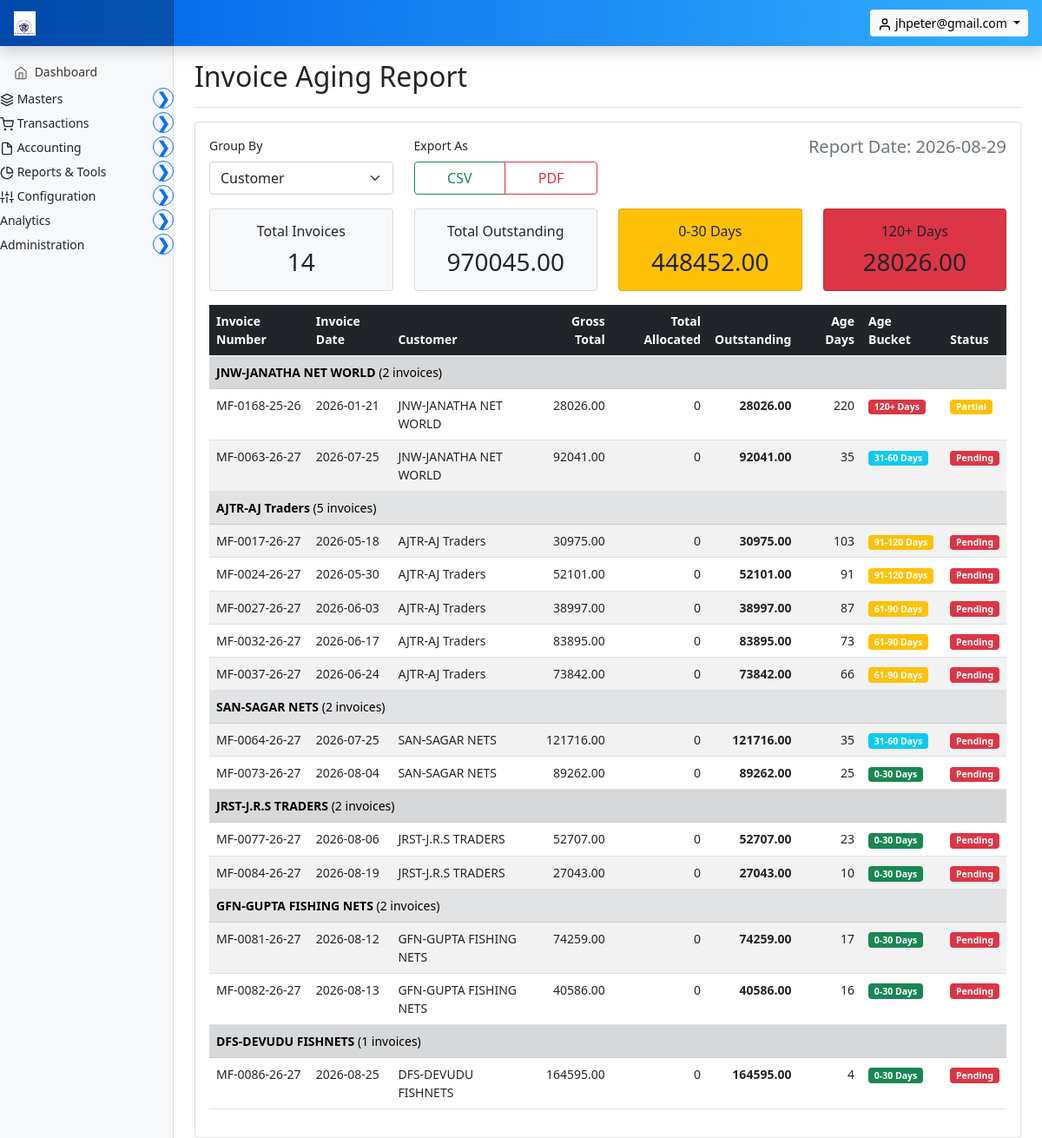
/invoice/invoice-aging-report (signed in), run on an earlier commit of the app's database.
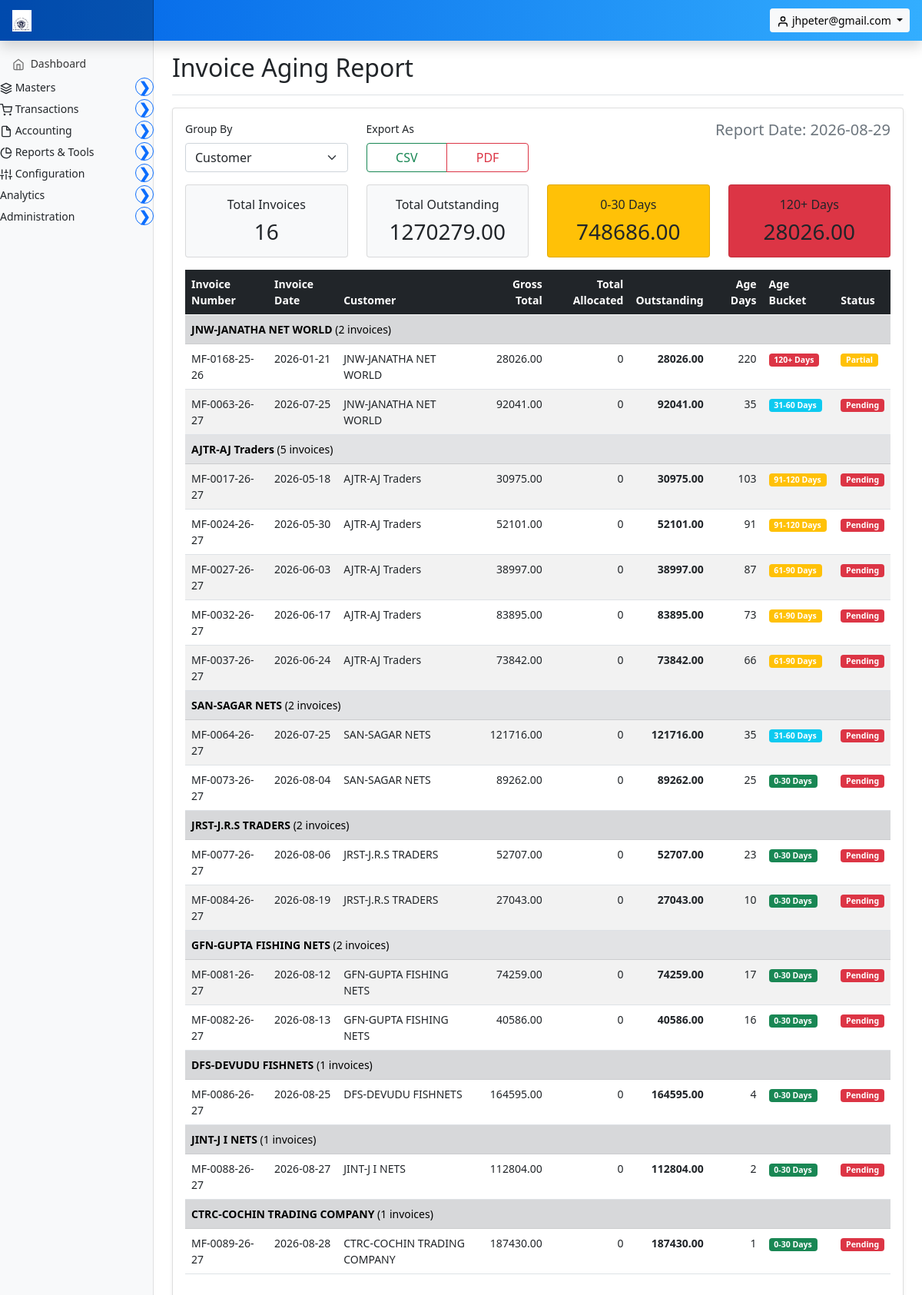
And on a later commit of the database.
### marania_invoice_app/models.py (models this page shows, shortened)
class Invoice(models.Model):
    invoice_date = models.DateField(null=True, blank=True, default=date.today)
    invoice_number = models.CharField(max_length=50, unique=True, null=True)
    customer_code = models.CharField(max_length=50, unique=False, null=True)
    customer_name = models.CharField(max_length=100, null=True)
    customer_gst = models.CharField(max_length=20, null=True, blank=True)
    customer_address = models.TextField(null=True, blank=True)
    customer_contact = models.CharField(max_length=30, null=True, blank=True)
    customer_email = models.EmailField(null=True, blank=True)
    ship_to_customer_code = models.CharField(max_length=50, unique=False, null=True)
    ship_to_customer_name = models.CharField(max_length=100, null=True)
    ship_to_customer_gst = models.CharField(max_length=20, null=True, blank=True)
    ship_to_customer_address = models.TextField(null=True, blank=True)
    ship_to_customer_contact = models.CharField(max_length=30, null=True, blank=True)
    ship_to_customer_email = models.EmailField(null=True, blank=True)
    dispatched_through = models.CharField(max_length=100, null=True, blank=True)
    destination = models.CharField(max_length=200, null=True, blank=True)
    vehicle_name_number = models.CharField(max_length=100, null=True, blank=True)
    transporter_gst = models.CharField(max_length=100, null=True, blank=True)
    quantity_total  = models.DecimalField(max_digits=10, decimal_places=2, blank=True, null=True, default=Decimal('0.00'))
    subtotal = models.DecimalField(max_digits=14, decimal_places=2, default=Decimal('0.00'))
    cgst_amount = models.DecimalField(max_digits=14, decimal_places=2, default=Decimal('0.00'))
    sgst_amount = models.DecimalField(max_digits=14, decimal_places=2, default=Decimal('0.00'))
    igst_amount = models.DecimalField(max_digits=14, decimal_places=2, default=Decimal('0.00'))
    round_off = models.DecimalField(max_digits=10, decimal_places=2, default=Decimal('0.00'))
    gross_total = models.DecimalField(max_digits=14, decimal_places=2, default=Decimal('0.00'))
    payment_status = models.CharField(max_length=20,
        choices=[
            ('Pending', 'Pending'),
            ('Partial', 'Partial'),
            ('Paid', 'Paid'),
            ('WrittenOff', 'Written Off'),
            ('Cancelled', 'Cancelled'),
        ],
        default='Pending')
    remark = models.CharField(max_length=1024, null=True, blank=True,default="")

### marania_invoice_app/views.py (the view, shortened to what this page needs)
# urls.py: path('invoice-aging-report', views.invoice_aging_report, name='invoice_aging_report'),
def invoice_aging_report(request):
    from .models import Invoice, PaymentAllocation, PaymentReceipt
    from datetime import date, timedelta
    from decimal import Decimal
    import csv
    from django.http import HttpResponse
    group_by = request.GET.get('group_by', 'customer')  # customer, age, none
    export_format = request.GET.get('export', None)  # csv, pdf, or None
    invoices = Invoice.objects.filter(
        payment_status__in=['Pending', 'Partial']
    ).exclude(
        payment_status__in=['Paid', 'WrittenOff', 'Cancelled']
    )
    aging_data = []
    today = date.today()
    for invoice in invoices:
        total_allocated = PaymentAllocation.objects.filter(
            invoice__invoice_number=invoice.invoice_number
        ).aggregate(
            total=Sum('allocated_amount')
        )['total'] or Decimal('0')
        outstanding = invoice.gross_total - total_allocated
        if invoice.invoice_date:
            age_days = (today - invoice.invoice_date).days
        else:
            age_days = 0
        if age_days <= 30:
            age_bucket = '0-30 Days'
        elif age_days <= 60:
            age_bucket = '31-60 Days'
        elif age_days <= 90:
            age_bucket = '61-90 Days'
        elif age_days <= 120:
            age_bucket = '91-120 Days'
        else:
            age_bucket = '120+ Days'
        aging_data.append({
            'invoice_number': invoice.invoice_number,
            'invoice_date': invoice.invoice_date,
            'customer_code': invoice.customer_code,
            'customer_name': invoice.customer_name,
            'gross_total': invoice.gross_total,
            'total_allocated': total_allocated,
            'outstanding': outstanding,
            'age_days': age_days,
            'age_bucket': age_bucket,
            'payment_status': invoice.payment_status,
        })
    if group_by == 'customer':
        grouped_data = {}
        for item in aging_data:
            customer_key = f"{item['customer_code']}-{item['customer_name']}"
            if customer_key not in grouped_data:
                grouped_data[customer_key] = []
            grouped_data[customer_key].append(item)
    elif group_by == 'age':
        grouped_data = {}
        for item in aging_data:
            if item['age_bucket'] not in grouped_data:
                grouped_data[item['age_bucket']] = []
            grouped_data[item['age_bucket']].append(item)
    else:
        grouped_data = None  # No grouping
    total_outstanding = sum(item['outstanding'] for item in aging_data)
    total_invoices = len(aging_data)
    age_bucket_totals = {
        '0_30_Days': sum(item['outstanding'] for item in aging_data if item['age_bucket'] == '0-30 Days'),
        '31_60_Days': sum(item['outstanding'] for item in aging_data if item['age_bucket'] == '31-60 Days'),
        '61_90_Days': sum(item['outstanding'] for item in aging_data if item['age_bucket'] == '61-90 Days'),
        '91_120_Days': sum(item['outstanding'] for item in aging_data if item['age_bucket'] == '91-120 Days'),
        '120_plus_Days': sum(item['outstanding'] for item in aging_data if item['age_bucket'] == '120+ Days'),
    }
    return render(request, 'marania_invoice_app/invoice_aging_report.html', {
        'aging_data': aging_data,
        'grouped_data': grouped_data,
        'group_by': group_by,
        'today': today,
        'total_outstanding': total_outstanding,
        'total_invoices': total_invoices,
        'age_bucket_totals': age_bucket_totals,
    })

### marania_invoice_app/context_processors.py (called while the page is built, shortened)
def _is_user_manager(user):
    if not user.is_authenticated:
        return False
    if user.is_superuser or user.is_staff:
        return True
    profile = getattr(user, "user_profile", None)
    if profile is None:
        return False
    return "user_management" in profile.permitted_module_keys()

def _permitted_module_keys(user):
    if not user.is_authenticated:
        return set()
    if user.is_superuser:
        from .modules import MODULE
        return set(MODULE.values())

### marania_invoice_app/models.py (called while the page is built)
    @property
    def display_logo_url(self):
        if self.company_logo and hasattr(self.company_logo, "url") and self.company_logo.name:
            try:
                return self.company_logo.url
            except Exception:
                return "/static/images/marania_eagle_logo.png"
        return "/static/images/marania_eagle_logo.png"

### templates/marania_invoice_app/invoice_aging_report.html (shortened to what the changed rows need)
{% extends "partials/base.html" %}
{% block main %}
<main class="col-md-9 ms-sm-auto col-lg-10 px-md-4">
  <div class="d-flex justify-content-between flex-wrap flex-md-nowrap align-items-center pt-3 pb-2 mb-3 border-bottom">
    <h1 class="h2">Invoice Aging Report</h1>
  </div>
  <div class="card shadow-sm">
    <div class="card-body">
      <div class="row mb-3">
        <div class="col-md-3">
          <div class="card bg-light">
            <div class="card-body text-center">
              <h6 class="card-title">Total Invoices</h6>
              <h3 class="card-text">{{ total_invoices }}</h3>
            </div>
          </div>
        </div>
        <div class="col-md-3">
          <div class="card bg-light">
            <div class="card-body text-center">
              <h6 class="card-title">Total Outstanding</h6>
              <h3 class="card-text">{{ total_outstanding }}</h3>
            </div>
          </div>
        </div>
        <div class="col-md-3">
          <div class="card bg-warning">
            <div class="card-body text-center">
              <h6 class="card-title">0-30 Days</h6>
              <h3 class="card-text">{{ age_bucket_totals.0_30_Days }}</h3>
            </div>
          </div>
        </div>
      </div>
      <div class="table-responsive">
        <table class="table table-striped table-hover">
          <thead class="table-dark">
            <tr>
              <th>Invoice Number</th>
              <th>Invoice Date</th>
              <th>Customer</th>
              <th class="text-end">Gross Total</th>
              <th class="text-end">Total Allocated</th>
              <th class="text-end">Outstanding</th>
              <th class="text-end">Age Days</th>
              <th>Age Bucket</th>
              <th>Status</th>
            </tr>
          </thead>
          <tbody>
            {% if grouped_data %}
              {% for group_name, items in grouped_data.items %}
                <tr class="table-secondary">
                  <td colspan="9"><strong>{{ group_name }}</strong> ({{ items|length }} invoices)</td>
                </tr>
                {% for item in items %}
                <tr>
                  <td>{{ item.invoice_number }}</td>
                  <td>{{ item.invoice_date|date:"Y-m-d" }}</td>
                  <td>{{ item.customer_code }}-{{ item.customer_name }}</td>
                  <td class="text-end">{{ item.gross_total }}</td>
                  <td class="text-end">{{ item.total_allocated }}</td>
                  <td class="text-end"><strong>{{ item.outstanding }}</strong></td>
                  <td class="text-end">{{ item.age_days }}</td>
                  <td>
                    <span class="badge
                      {% if item.age_bucket == '0-30 Days' %}bg-success
                      {% elif item.age_bucket == '31-60 Days' %}bg-info
                      {% elif item.age_bucket == '61-90 Days' %}bg-warning
                      {% elif item.age_bucket == '91-120 Days' %}bg-warning
                      {% else %}bg-danger{% endif %}">
                      {{ item.age_bucket }}
                    </span>
                  </td>
                  <td>
                    <span class="badge
                      {% if item.payment_status == 'Pending' %}bg-danger
                      {% elif item.payment_status == 'Partial' %}bg-warning
                      {% else %}bg-success{% endif %}">
                      {{ item.payment_status }}
                    </span>
                  </td>
                </tr>
                {% endfor %}
              {% endfor %}
            {% endif %}
          </tbody>
        </table>
      </div>
    </div>
  </div>
</main>
{% endblock %}

What changed in the data, as far as the page shows it:
added Invoice: invoice_number "MF-0088-26-27", invoice_date "2026-08-27", customer_code "JINT", customer_name "J I NETS", gross_total "112804.00", payment_status "Pending"
added Invoice: invoice_number "MF-0089-26-27", invoice_date "2026-08-28", customer_code "CTRC", customer_name "COCHIN TRADING COMPANY", gross_total "187430.00", payment_status "Pending"
Also different on the page:
{{ total_invoices }}: "14" → "16"
{{ total_outstanding }}: "970045.00" → "1270279.00"
{{ age_bucket_totals.0_30_Days }}: "448452.00" → "748686.00"
new list line: "JINT-J I NETS ( 1 invoices) - 0 112804.00 2 0-30 Days"
new list line: "CTRC-COCHIN TRADING COMPANY ( 1 invoices) - 0 187430.00 1 0-30 Days"
